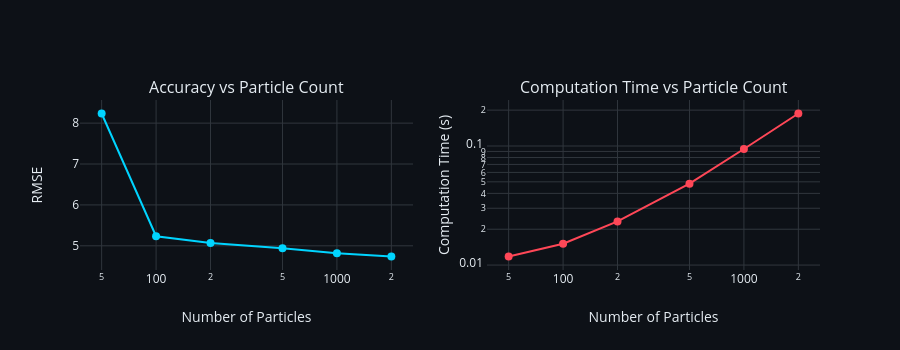

The notebook cell this image was saved under:
### Code cell
fig = make_subplots(rows=1, cols=2, 
                    subplot_titles=('Accuracy vs Particle Count', 'Computation Time vs Particle Count'))

fig.add_trace(
    go.Scatter(x=particle_counts, y=rmse_vs_particles, mode='lines+markers',
               name='RMSE', line=dict(color='#00d4ff', width=2),
               marker=dict(size=8)),
    row=1, col=1
)

fig.add_trace(
    go.Scatter(x=particle_counts, y=time_vs_particles, mode='lines+markers',
               name='Time', line=dict(color='#ff4757', width=2),
               marker=dict(size=8)),
    row=1, col=2
)

fig.update_layout(
    template=dark_template,
    height=350,
    showlegend=False
)
fig.update_xaxes(type='log', title_text='Number of Particles', row=1, col=1)
fig.update_xaxes(type='log', title_text='Number of Particles', row=1, col=2)
fig.update_yaxes(title_text='RMSE', row=1, col=1)
fig.update_yaxes(type='log', title_text='Computation Time (s)', row=1, col=2)

fig.show()

### Figure 1 — Plotly figure (JSON) as saved in the notebook; plotly's stock layout.template omitted (floating-point values rounded to 4 significant figures)
{"data": [{"line": {"color": "#00d4ff", "width": 2}, "marker": {"size": 8}, "mode": "lines+markers", "name": "RMSE", "type": "scatter", "x": [50, 100, 200, 500, 1000, 2000], "xaxis": "x", "y": [8.236, 5.234, 5.07, 4.937, 4.817, 4.738], "yaxis": "y"}, {"line": {"color": "#ff4757", "width": 2}, "marker": {"size": 8}, "mode": "lines+markers", "name": "Time", "type": "scatter", "x": [50, 100, 200, 500, 1000, 2000], "xaxis": "x2", "y": [0.0118, 0.01512, 0.02325, 0.04829, 0.0943, 0.1874], "yaxis": "y2"}], "layout": {"annotations": [{"font": {"size": 16}, "showarrow": false, "text": "Accuracy vs Particle Count", "x": 0.225, "xanchor": "center", "xref": "paper", "y": 1, "yanchor": "bottom", "yref": "paper"}, {"font": {"size": 16}, "showarrow": false, "text": "Computation Time vs Particle Count", "x": 0.775, "xanchor": "center", "xref": "paper", "y": 1, "yanchor": "bottom", "yref": "paper"}], "height": 350, "showlegend": false, "xaxis": {"anchor": "y", "domain": [0, 0.45], "title": {"text": "Number of Particles"}, "type": "log"}, "xaxis2": {"anchor": "y2", "domain": [0.55, 1], "title": {"text": "Number of Particles"}, "type": "log"}, "yaxis": {"anchor": "x", "domain": [0, 1], "title": {"text": "RMSE"}}, "yaxis2": {"anchor": "x2", "domain": [0, 1], "title": {"text": "Computation Time (s)"}, "type": "log"}}}
